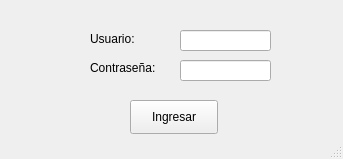
<?xml version="1.0" encoding="UTF-8"?>
<ui version="4.0">
 <class>MainWindow</class>
 <widget class="QMainWindow" name="MainWindow">
  <property name="geometry">
   <rect>
    <x>0</x>
    <y>0</y>
    <width>343</width>
    <height>159</height>
   </rect>
  </property>
  <property name="windowTitle">
   <string>Login</string>
  </property>
  <property name="windowOpacity">
   <double>-6.000000000000000</double>
  </property>
  <widget class="QWidget" name="centralwidget">
   <widget class="QLabel" name="label">
    <property name="geometry">
     <rect>
      <x>90</x>
      <y>30</y>
      <width>58</width>
      <height>18</height>
     </rect>
    </property>
    <property name="text">
     <string>Usuario:</string>
    </property>
   </widget>
   <widget class="QLabel" name="label_2">
    <property name="geometry">
     <rect>
      <x>90</x>
      <y>60</y>
      <width>71</width>
      <height>16</height>
     </rect>
    </property>
    <property name="text">
     <string>Contraseña:</string>
    </property>
   </widget>
   <widget class="QPushButton" name="boton_ingresar">
    <property name="geometry">
     <rect>
      <x>130</x>
      <y>100</y>
      <width>88</width>
      <height>34</height>
     </rect>
    </property>
    <property name="text">
     <string>Ingresar</string>
    </property>
   </widget>
   <widget class="QLineEdit" name="usuario">
    <property name="geometry">
     <rect>
      <x>180</x>
      <y>30</y>
      <width>91</width>
      <height>21</height>
     </rect>
    </property>
   </widget>
   <widget class="QLineEdit" name="contrasena">
    <property name="geometry">
     <rect>
      <x>180</x>
      <y>60</y>
      <width>91</width>
      <height>21</height>
     </rect>
    </property>
    <property name="text">
     <string/>
    </property>
    <property name="maxLength">
     <number>32767</number>
    </property>
    <property name="echoMode">
     <enum>QLineEdit::Password</enum>
    </property>
   </widget>
  </widget>
  <widget class="QStatusBar" name="statusbar"/>
 </widget>
 <resources/>
 <connections/>
</ui>
